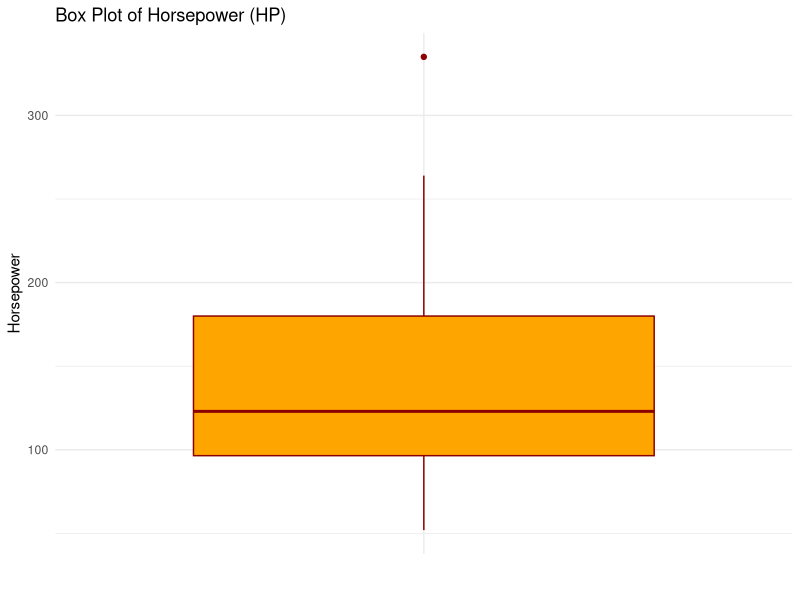

Source code (R):
# load the library
library(ggplot2)

# Box plot to identify outliers in 'hp' (horsepower) variable
ggplot(mtcars, aes(x = "", y = hp)) +
    geom_boxplot(fill = "orange", color = "darkred") +
    labs(title = "Box Plot of Horsepower (HP)", x = "", y = "Horsepower") +
    theme_minimal()
    
# Outliers can be observed as points outside the whiskers of the boxplot.
